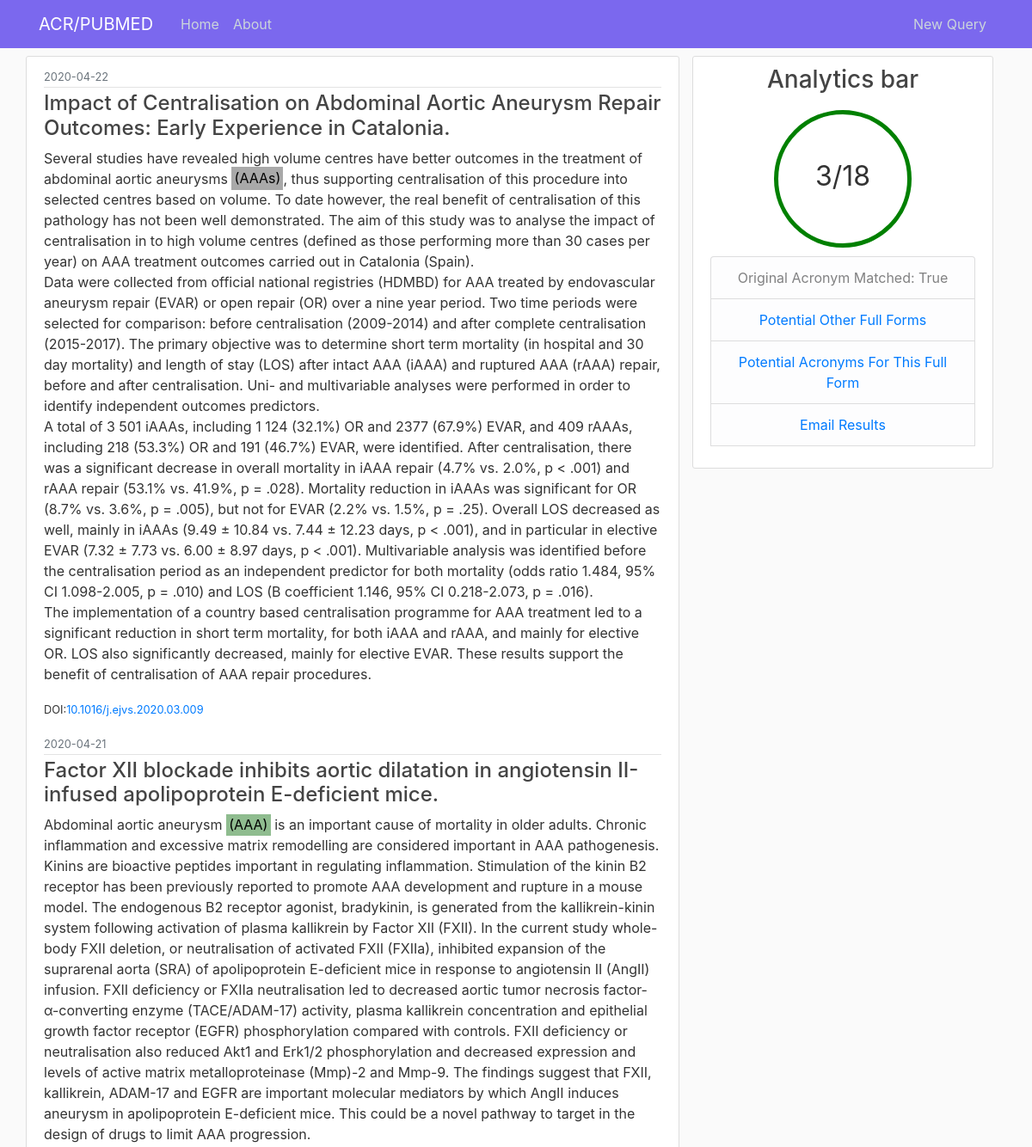
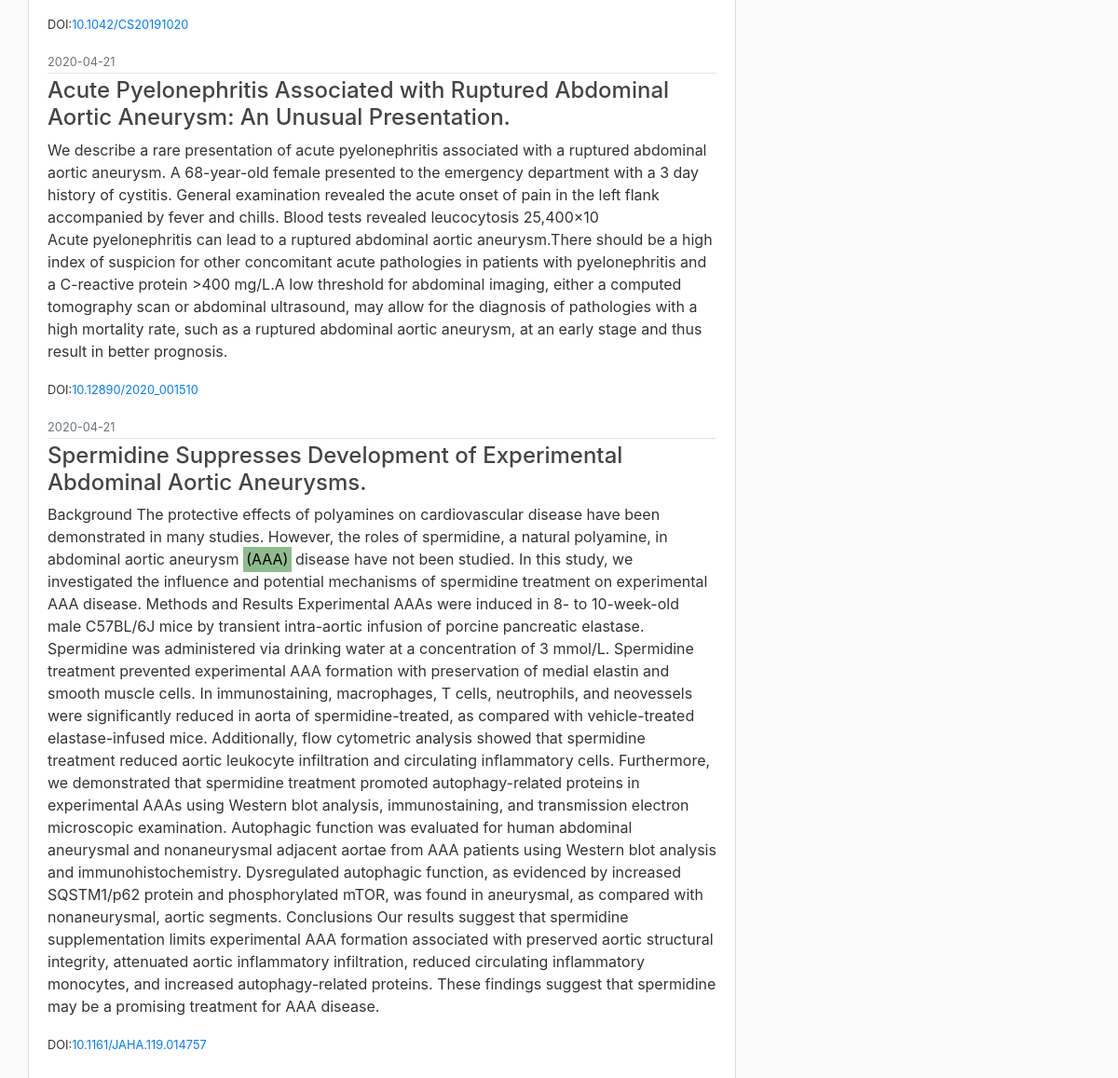
The app's page /queryt/2 with its own data (2 pictures, top to bottom).
### flaskblog/models.py (models this page shows, shortened)
class Article(db.Model):
    id = db.Column(db.Integer, primary_key=True)
    title = db.Column(db.String(100))
    abstract = db.Column(db.Text)
    doi = db.Column(db.String(20))
    publication_date = db.Column(db.DateTime)
    query_id = db.Column(db.Integer, db.ForeignKey('queryt.id'), nullable=False)
    queries = db.relationship('QueryT', backref='author', lazy=True)

class QueryT(db.Model):
    __tablename__ = 'queryt'
    id = db.Column(db.Integer, primary_key=True)
    term = db.Column(db.String(100), nullable=False)
    origterm = db.Column(db.String(100), nullable=False)
    date_posted = db.Column(db.DateTime, nullable=False, default=datetime.utcnow)
    content = db.Column(db.Text, nullable=False)
    percentmatch = db.Column(db.String(3), nullable=False)
    origtermpresent = db.Column(db.Boolean, nullable=False)
    acrmatches = db.Column(db.Text)
    lfmatches = db.Column(db.Text)
    user_id = db.Column(db.String(50), nullable=False)

### flaskblog/queries/routes.py (the view, shortened to what this page needs)
@queries.route("/queryt/<int:queryt_id>", methods=['GET', 'POST'])
def queryt(queryt_id):
    queryt = QueryT.query.get_or_404(queryt_id)
    articles = Article.query.filter_by(query_id=queryt_id)
    lfmatches = None
    acrmatches = None
    if queryt.lfmatches:
        lfmatches = queryt.lfmatches.split(", ")
    acrreplace = []
    if queryt.acrmatches:
        acrmatches = queryt.acrmatches.split(", ")
        for article in articles:
            for term in acrmatches:
                termb = "("+term+")"
                if term.lower() == queryt.origterm.lower():
                    article.abstract = article.abstract.replace(termb, '<mark class="acrmatch">'+termb+'</mark>')
                else:
                    article.abstract = article.abstract.replace(termb, '<mark class="acr">'+termb+'</mark>')
            article.abstract = Markup(article.abstract)
    form = Email()
    def send_email(subject,sender,recipients,text_body):
         msg = Message(subject, sender=sender, recipients=recipients)
         msg.body = "hello max"
         mail.send(msg)
    return render_template('queryt.html', form=form, title=queryt.term, queryt=queryt, lfmatches=lfmatches, acrmatches=acrmatches, content=articles)

### flaskblog/templates/queryt.html (shortened to what this page needs)
{% extends "layout.html" %}
{% block content %}
    <main role="main" class="container">
      <div class="row">
        <div class="col-md-12">
        </div>
      <article class="media content-section col-md-8">
        <div class="media-body">
            {% for article in content %}
                <div class="article-metadata">
                    <small class="text-muted">{{ article.publication_date.strftime('%Y-%m-%d') }}</small>
                </div>
                    <h4 class="article-title">{{ article.title }}</h4>
                    <p class="article-content">{{ article.abstract }}</p>
                    <small>DOI:<a href="//doi.org/{{ article.doi }}">{{ article.doi }}</a></small>
            {% endfor %}
        </div>
      </article>
        <div class="col-md-4">
            <div class="content-section">
                <h3 class="text-center">Analytics bar</h3>
                <div class="row d-flex justify-content-center">
                  {% if queryt.origtermpresent %}
                    <div class="circleg "><p></p>{{  queryt.percentmatch }}</div>
                  {% else %}
                    <div class="circle"><p></p>{{  queryt.percentmatch }}</div>
                  {% endif %}
                </div>
                  <ul class="list-group text-center">
                      <li class="list-group-item list-group-item-light">Original Acronym Matched:
                        {% if queryt.origtermpresent %}
                            {{ queryt.origtermpresent }}
                        {% else %}
                            {{ queryt.origtermpresent }}
                        {% endif %}
                      </li>
                      <li class="list-group-item list-group-item-light">
                          <a data-toggle="collapse" data-target="#collapseOne" href="collapseOne">
                              Potential Other Full Forms
                          </a>
                      </li>
                      <li class="list-group-item list-group-item-light">
                          <a data-toggle="collapse" data-target="#collapseTwo" href="collapseTwo">
                              Potential Acronyms For This Full Form
                          </a>
                      </li>
                      <li class="list-group-item list-group-item-light">
                          <a data-toggle="collapse" data-target="#collapseThree" href="collapseThree">
                              Email Results
                          </a>
                      </li>
                  </ul>
            </div>
        </div>
      </div>
    </main>
{% endblock content %}

### flaskblog/static/main.css (style rules this page uses)
body { background: #fafafa; color: #333333; margin-top: 4rem; }
h1, h2, h3, h4, h5, h6 { color: #444444; }
.content-section { vertical-align: central; background: #ffffff; padding: 10px 20px; border: 1px solid #dddddd; border-radius: 3px; margin-bottom: 20px; }
mark.acrmatch { background-color: darkseagreen; }
mark.acr { background-color: darkgrey; }
.row { margin-top:1px; }
.circleg { width: 5em; height: 5em; line-height: 3.5em; border-radius: 50%; text-align: center; font-size: 32px; border: 5px solid green; margin: 10px; }
.article-title { color: #444444; overflow: hidden; text-overflow: ellipsis; }
.article-content { white-space: pre-line; }
.article-metadata { padding-bottom: 1px; margin-bottom: 4px; border-bottom: 1px solid #e3e3e3; }
.media-body { overflow:hidden; }
.article-content { overflow: hidden ; }

### records on screen
Article: publication_date "2020-04-22", title "Impact of Centralisation on Abdominal Aortic Aneurysm Repair Outcomes: Early Experience in Catalonia.", abstract "Several studies have revealed high volume centres have better outcomes in the treatment of abdominal aortic aneurysms (AAAs) , thus supporting centralisation of this procedure into selected centres based on volume. To date however, the real benefit of centralisation of this pathology has not been well demonstrated. The aim of this study was to analyse the impact of centralisation in to high volume centres (defined as those performing more than 30 cases per year) on AAA treatment outcomes carried out in Catalonia (Spain). Data were collected from official national registries (HDMBD) for AAA treated by endovascular aneurysm repair (EVAR) or open repair (OR) over a nine year period. Two time…", doi "10.1016/j.ejvs.2020.03.009"
Article: publication_date "2020-04-21", title "Factor XII blockade inhibits aortic dilatation in angiotensin II-infused apolipoprotein E-deficient mice.", abstract "Abdominal aortic aneurysm (AAA) is an important cause of mortality in older adults. Chronic inflammation and excessive matrix remodelling are considered important in AAA pathogenesis. Kinins are bioactive peptides important in regulating inflammation. Stimulation of the kinin B2 receptor has been previously reported to promote AAA development and rupture in a mouse model. The endogenous B2 receptor agonist, bradykinin, is generated from the kallikrein-kinin system following activation of plasma kallikrein by Factor XII (FXII). In the current study whole-body FXII deletion, or neutralisation of activated FXII (FXIIa), inhibited expansion of the suprarenal aorta (SRA) of apolipoprotein…", doi "10.1042/CS20191020"
Article: publication_date "2020-04-21", title "Acute Pyelonephritis Associated with Ruptured Abdominal Aortic Aneurysm: An Unusual Presentation.", abstract "We describe a rare presentation of acute pyelonephritis associated with a ruptured abdominal aortic aneurysm. A 68-year-old female presented to the emergency department with a 3 day history of cystitis. General examination revealed the acute onset of pain in the left flank accompanied by fever and chills. Blood tests revealed leucocytosis 25,400×10 Acute pyelonephritis can lead to a ruptured abdominal aortic aneurysm.There should be a high index of suspicion for other concomitant acute pathologies in patients with pyelonephritis and a C-reactive protein >400 mg/L.A low threshold for abdominal imaging, either a computed tomography scan or abdominal ultrasound, may allow for the diagnosis of…", doi "10.12890/2020_001510"
Article: publication_date "2020-04-21", title "Spermidine Suppresses Development of Experimental Abdominal Aortic Aneurysms.", abstract "Background The protective effects of polyamines on cardiovascular disease have been demonstrated in many studies. However, the roles of spermidine, a natural polyamine, in abdominal aortic aneurysm (AAA) disease have not been studied. In this study, we investigated the influence and potential mechanisms of spermidine treatment on experimental AAA disease. Methods and Results Experimental AAAs were induced in 8- to 10-week-old male C57BL/6J mice by transient intra-aortic infusion of porcine pancreatic elastase. Spermidine was administered via drinking water at a concentration of 3 mmol/L. Spermidine treatment prevented experimental AAA formation with preservation of medial elastin and smooth…", doi "10.1161/JAHA.119.014757"
QueryT: percentmatch "3/18", origtermpresent "True"
